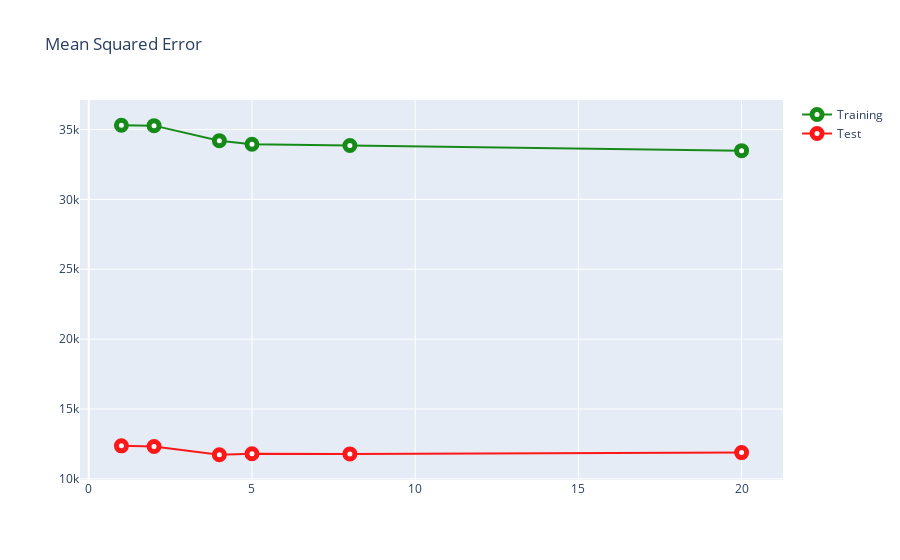

Notebook code cell kept with this figure:
### Markdown cell above
## 16.1. Plotting MSEs

### Code cell
plt.figure(figsize=(10,10))
trace1 = go.Scatter(x=metrics_df.degree,
                    y=metrics_df.training_mse,
                    name = "Training",
                    line = dict(color = 'green'),
                    opacity = 0.9,
                    marker=dict(
                        color='white',
                        size=10,
                        line=dict(
                            width=5
                        )))

trace2 = go.Scatter(x=metrics_df.degree,
                    y=metrics_df.test_mse,
                    name = "Test",
                    line = dict(color = 'red'),
                    opacity = 0.9,
                    marker=dict(
                        color='white',
                        size=10,
                        line=dict(
                            width=5
                        )))

layout2 = dict(title='Mean Squared Error',)

fig2 = dict(data=[trace1, trace2], layout=layout2)

iplot(fig2)

### Figure 1 — Plotly figure (JSON) as saved in the notebook; plotly's stock layout.template omitted (floating-point values rounded to 4 significant figures)
{"data": [{"line": {"color": "green"}, "marker": {"color": "white", "line": {"width": 5}, "size": 10}, "name": "Training", "opacity": 0.9, "type": "scatter", "x": [1.0, 2.0, 4.0, 5.0, 8.0, 20.0], "y": [35310.0, 35280.0, 34200.0, 33940.0, 33860.0, 33490.0]}, {"line": {"color": "red"}, "marker": {"color": "white", "line": {"width": 5}, "size": 10}, "name": "Test", "opacity": 0.9, "type": "scatter", "x": [1.0, 2.0, 4.0, 5.0, 8.0, 20.0], "y": [12360.0, 12310.0, 11730.0, 11790.0, 11780.0, 11880.0]}], "layout": {"title": {"text": "Mean Squared Error"}}}
